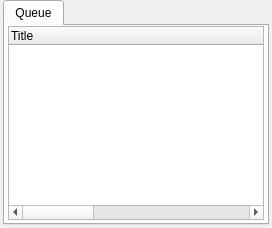
            <widget class="QWidget" name="queueTabLayout">
             <attribute name="title">
              <string>Queue</string>
             </attribute>
             <layout class="QVBoxLayout" name="verticalLayout_7">
              <property name="leftMargin">
               <number>3</number>
              </property>
              <property name="topMargin">
               <number>0</number>
              </property>
              <property name="rightMargin">
               <number>3</number>
              </property>
              <property name="bottomMargin">
               <number>3</number>
              </property>
              <item>
               <widget class="QTabWidget" name="queueTabs">
                <property name="currentIndex">
                 <number>0</number>
                </property>
                <widget class="QWidget" name="queueTreeTab">
                 <attribute name="title">
                  <string>Queue</string>
                 </attribute>
                 <layout class="QVBoxLayout" name="verticalLayout_18">
                  <property name="leftMargin">
                   <number>3</number>
                  </property>
                  <property name="topMargin">
                   <number>0</number>
                  </property>
                  <property name="rightMargin">
                   <number>3</number>
                  </property>
                  <property name="bottomMargin">
                   <number>3</number>
                  </property>
                  <item>
                   <widget class="QTreeWidget" name="queueTree">
                    <property name="alternatingRowColors">
                     <bool>true</bool>
                    </property>
                    <attribute name="headerDefaultSectionSize">
                     <number>270</number>
                    </attribute>
                    <attribute name="headerMinimumSectionSize">
                     <number>15</number>
                    </attribute>
                    <column>
                     <property name="text">
                      <string>Title</string>
                     </property>
                    </column>
                    <column>
                     <property name="text">
                      <string>Artists</string>
                     </property>
                    </column>
                    <column>
                     <property name="text">
                      <string>Album</string>
                     </property>
                    </column>
                   </widget>
                  </item>
                 </layout>
                </widget>
               </widget>
              </item>
             </layout>
            </widget>
